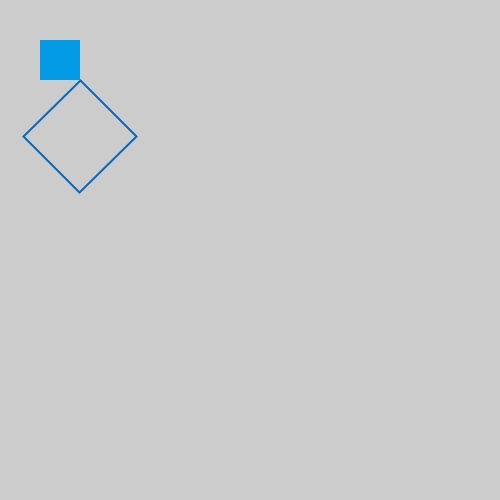
Frame 1 (no input)
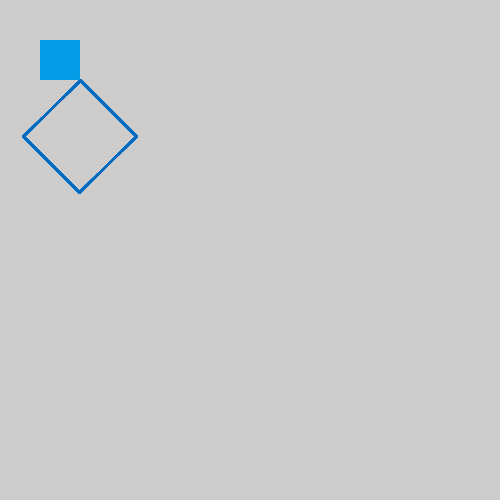
Frame 60 (the mouse pressed at the canvas centre just before this capture)
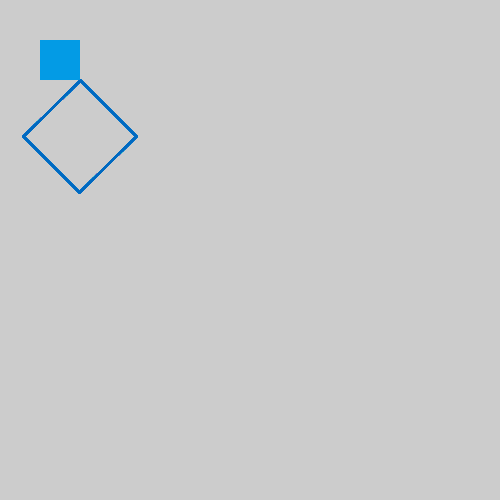
Frame 120 (the mouse held since frame 60 and released just before this capture)

The Processing sketch that drew these frames (run headless with seeded random() and noise(); from frame 60 on, the mouse is pressed at the canvas centre):

// Processing sketch: e3Transformations
// ── e3Transformations.pde
void setup()
{
   size(500,500); 
}

void draw()
{
  transformation();
}

void transformation()
{
  pushMatrix();
  //mover el rectangulo lleno
  translate(40,40);
  myFilledShape();
  
  //rotar y agrandar el contorno
  translate(40,40);
  rotate(radians(45));
  scale(2);
  myEmptyShape();
  
  popMatrix();
}

void myFilledShape()
{
  fill(#039be5);
  noStroke();
  rect(0,0,40,40);
}


void myEmptyShape()
{
  noFill();
  stroke(#0069c0);
  rect(0,0,40,40);
}
